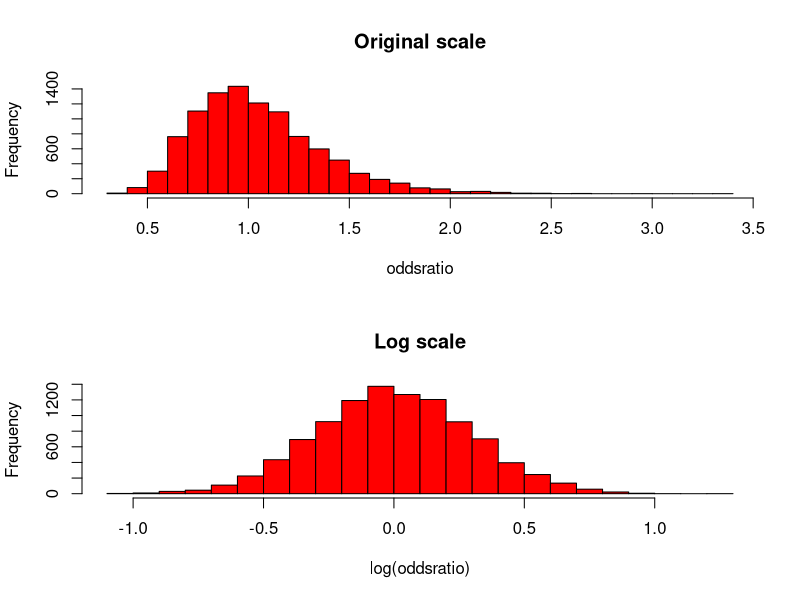
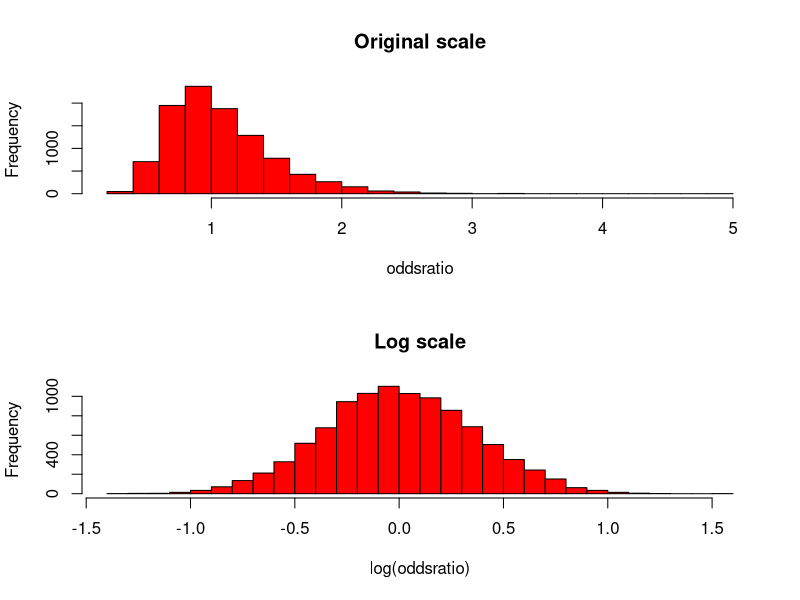

These figures' R source, in order:
rm(list=ls())
graphics.off()
cat("\014")

set.seed(1234)
N=10000
n=200
simudata=rmultinom(N, n, c(0.2,0.2,0.3,0.3))
n11=simudata[1,]
n12=simudata[2,]
n21=simudata[3,]
n22=simudata[4,]
oddsratio=n11*n22/(n12*n21)
par(mfrow=c(2,1))
hist(oddsratio,col="red",breaks=30,main="Original scale")
hist(log(oddsratio),col="red",breaks=30,main="Log scale")


N=10000
n=200
simudata=rmultinom(N, n, c(0.1,0.1,0.4,0.4))
n11=simudata[1,]
n12=simudata[2,]
n21=simudata[3,]
n22=simudata[4,]
oddsratio=n11*n22/(n12*n21)
par(mfrow=c(2,1))
hist(oddsratio,col="red",breaks=30,main="Original scale")
hist(log(oddsratio),col="red",breaks=30,main="Log scale")
